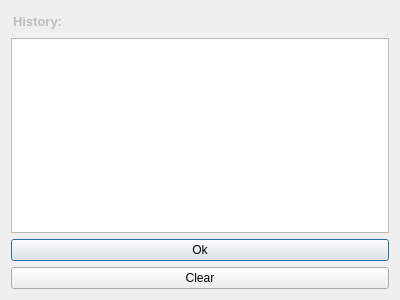
<?xml version="1.0" encoding="UTF-8"?>
<ui version="4.0">
 <class>History</class>
 <widget class="QDialog" name="History">
  <property name="geometry">
   <rect>
    <x>0</x>
    <y>0</y>
    <width>400</width>
    <height>300</height>
   </rect>
  </property>
  <property name="windowTitle">
   <string>Dialog</string>
  </property>
  <layout class="QVBoxLayout" name="verticalLayout_2">
   <item>
    <widget class="QLineEdit" name="lineEdit">
     <property name="enabled">
      <bool>false</bool>
     </property>
     <property name="font">
      <font>
       <pointsize>10</pointsize>
       <weight>75</weight>
       <bold>true</bold>
      </font>
     </property>
     <property name="text">
      <string>History:</string>
     </property>
     <property name="frame">
      <bool>false</bool>
     </property>
    </widget>
   </item>
   <item>
    <widget class="QTextBrowser" name="textBrowser">
     <property name="enabled">
      <bool>true</bool>
     </property>
    </widget>
   </item>
   <item>
    <layout class="QVBoxLayout" name="verticalLayout">
     <item>
      <widget class="QPushButton" name="pushButton">
       <property name="text">
        <string>Ok</string>
       </property>
      </widget>
     </item>
     <item>
      <widget class="QPushButton" name="pushButton_2">
       <property name="text">
        <string>Clear</string>
       </property>
      </widget>
     </item>
    </layout>
   </item>
  </layout>
 </widget>
 <resources/>
 <connections/>
</ui>
